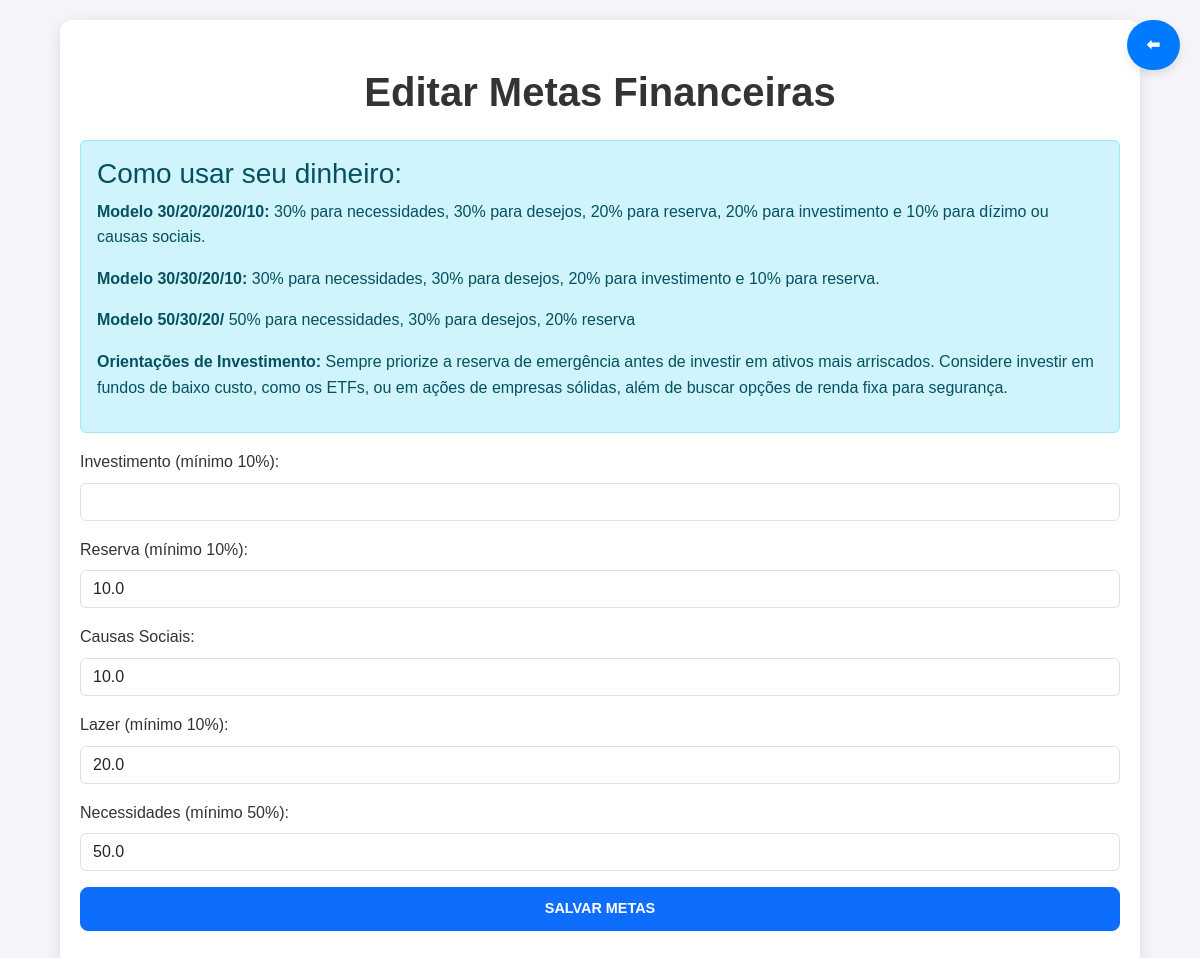
Page /editar_metas on the committed database.
### tables this page shows
CREATE TABLE Configuracoes (
        id INTEGER PRIMARY KEY AUTOINCREMENT,
        investimento REAL DEFAULT 10.0,
        reserva REAL DEFAULT 10.0,
        causas_sociais REAL DEFAULT 10.0,
        lazer REAL DEFAULT 20.0,
        necessidades REAL DEFAULT 50.0
    );

### app.py (the view, shortened to what this page needs)
@app.route('/editar_metas', methods=['GET', 'POST'])
def editar_metas():
    conn = conectar_bd()
    if conn is None:
        flash("Erro ao conectar ao banco de dados", "danger")
        return redirect(url_for('index'))
    cursor = conn.cursor()
    cursor.execute("SELECT * FROM Configuracoes LIMIT 1")
    configuracoes = cursor.fetchone()
    conn.close()
    return render_template('editar_metas.html', configuracoes=configuracoes)

### app.py (called while the page is built)
def conectar_bd():
    try:
        conn = sqlite3.connect('financeiro.db')
        conn.row_factory = sqlite3.Row
        return conn
    except sqlite3.Error as e:
        flash(f"Erro ao conectar com o banco de dados: {e}", "danger")
        return None

### templates/editar_metas.html (shortened to what this page needs)
<!DOCTYPE html>
<html lang="pt-br">
<head>
    <link href="https://cdn.jsdelivr.net/npm/bootstrap@5.3.2/dist/css/bootstrap.min.css" rel="stylesheet">
    <link rel="stylesheet" href="/static/css/style.css">
</head>
<body>
    <div class="container py-5">
        <h1 class="text-center mb-4">Editar Metas Financeiras</h1>
        <a href="javascript:history.back()" class="btn-voltar mb-3"> ⬅ </a>
    <div class="alert alert-info">
      <h3>Como usar seu dinheiro:</h3>
      <p><strong>Modelo 30/20/20/20/10:</strong> 30% para necessidades, 30% para desejos, 20% para reserva, 20% para investimento e 10% para dízimo ou causas sociais.
      <p><strong>Modelo 30/30/20/10:</strong> 30% para necessidades, 30% para desejos, 20% para investimento e 10% para reserva.</p>
      <p><strong>Modelo 50/30/20/</strong> 50% para necessidades, 30% para desejos, 20% reserva </p>
      <p><strong>Orientações de Investimento:</strong> Sempre priorize a reserva de emergência antes de investir em ativos mais arriscados. Considere investir em fundos de baixo custo, como os ETFs, ou em ações de empresas sólidas, além de buscar opções de renda fixa para segurança.</p>
    </div>
<form action="/editar_metas" method="POST">
    <div class="mb-3">
        <label for="investimento" class="form-label">Investimento (mínimo 10%):</label>
        <input type="number" class="form-control" id="investimento" name="investimento" step="0.01" value="{{ configuracoes['poupanca'] }}" required>
    </div>
    <div class="mb-3">
        <label for="reserva" class="form-label">Reserva (mínimo 10%):</label>
        <input type="number" class="form-control" id="reserva" name="reserva" step="0.01" value="{{ configuracoes['reserva'] }}" required>
    </div>
    <div class="mb-3">
        <label for="causas_sociais" class="form-label">Causas Sociais:</label>
        <input type="number" class="form-control" id="causas_sociais" name="causas_sociais" step="0.01" value="{{ configuracoes['causas_sociais'] }}">
    </div>
    <div class="mb-3">
        <label for="lazer" class="form-label">Lazer (mínimo 10%):</label>
        <input type="number" class="form-control" id="lazer" name="lazer" step="0.01" value="{{ configuracoes['lazer'] }}" required>
    </div>
    <div class="mb-3">
        <label for="necessidades" class="form-label">Necessidades (mínimo 50%):</label>
        <input type="number" class="form-control" id="necessidades" name="necessidades" step="0.01" value="{{ configuracoes['necessidades'] }}" required>
    </div>
    <button type="submit" class="btn btn-primary w-100">Salvar Metas</button>
</form>
    </div>
</body>
</html>

### static/css/style.css (style rules this page uses)
* { margin: 0; padding: 0; box-sizing: border-box; }
body { font-family: 'Arial', sans-serif; background-color: #f4f4f9; color: #333; line-height: 1.6; }
.container { background-color: #fff; border-radius: 12px; padding: 20px; box-shadow: 0px 4px 15px rgba(0, 0, 0, 0.1); margin: 20px auto; max-width: 90%; transition: all 0.3s ease; }
h1, h2 { color: #333; margin-bottom: 20px; font-weight: bold; }
h1 { text-align: center; font-size: 2.5rem; }
.btn { display: inline-block; padding: 10px 15px; border-radius: 8px; font-weight: bold; text-transform: uppercase; font-size: 0.9rem; text-align: center; transition: all 0.3s ease; cursor: pointer; }
.btn-voltar { position: fixed; right: 20px; top: 20px; background-color: #007bff; color: white; border: none; padding: 12px 20px; border-radius: 50px; font-size: 1rem; font-weight: bold; text-transform: uppercase; text-decoration: none; box-shadow: 0px 4px 8px rgba(0, 0, 0, 0.1); transition: all 0.3s ease; z-index: 9999; }

### rows in the picture
Configuracoes: reserva "10.0", causas_sociais "10.0", lazer "20.0", necessidades "50.0"
